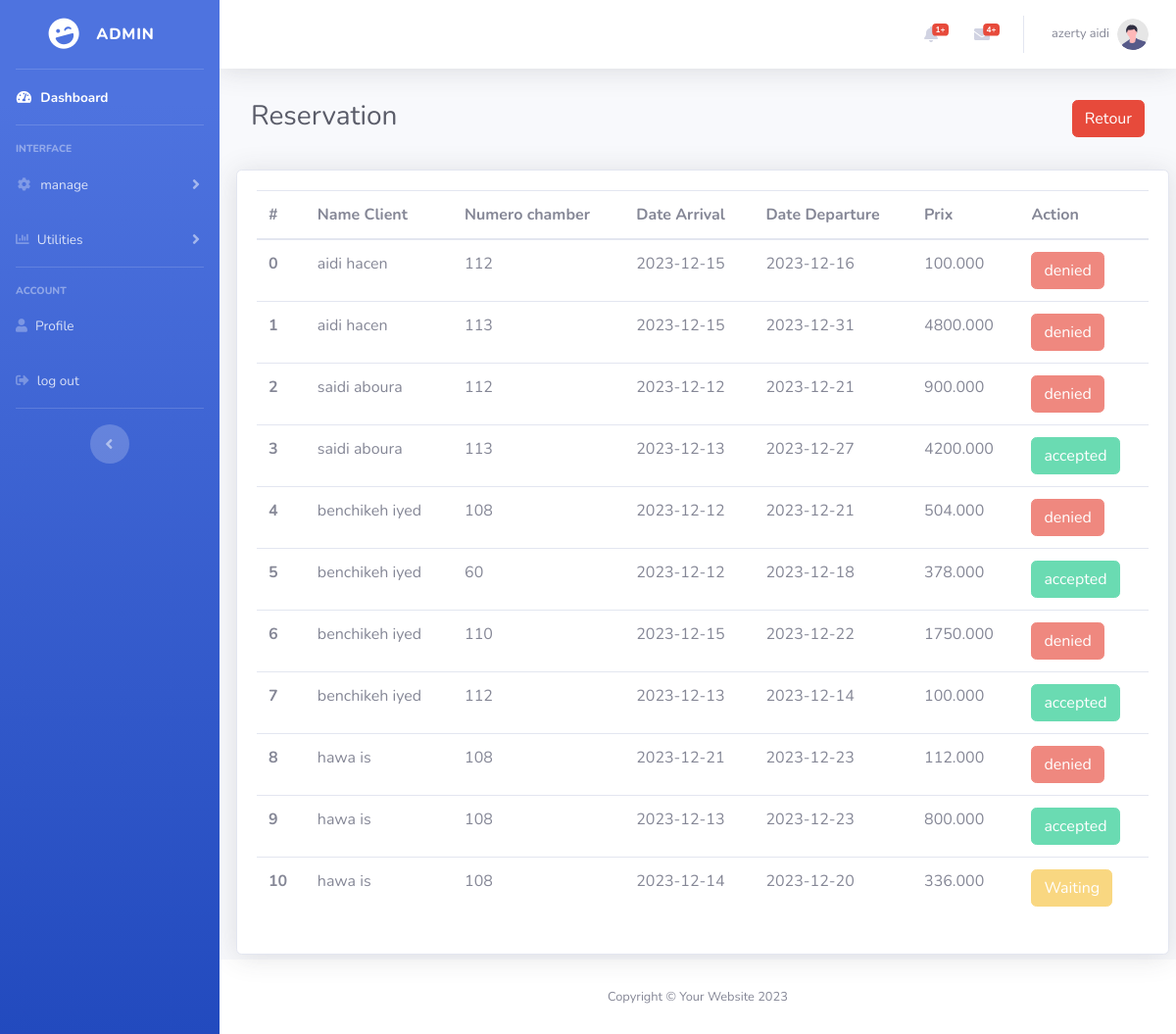
Page /viwes/admin/toutreservation.php (signed in) on the committed database.
### tables this page shows
CREATE TABLE `reservation` (
  `numero` int(11) NOT NULL,
  `date_debut` date NOT NULL,
  `date_fin` date NOT NULL,
  `prix_total` decimal(9,3) NOT NULL,
  `id_client` int(11) NOT NULL,
  `id_chamber` int(11) NOT NULL,
  `confirmation` int(1) NOT NULL
);

CREATE TABLE `client` (
  `num` int(11) NOT NULL,
  `cin` varchar(8) NOT NULL,
  `nom` varchar(20) NOT NULL,
  `prenom` varchar(20) NOT NULL,
  `email` varchar(50) NOT NULL,
  `city` varchar(20) NOT NULL,
  `tel` varchar(8) NOT NULL,
  `mod2passe` varchar(40) NOT NULL
);

CREATE TABLE `chamber` (
  `id` int(11) NOT NULL,
  `nom` varchar(20) NOT NULL,
  `prix` decimal(9,3) NOT NULL,
  `nb_place` int(11) NOT NULL,
  `url_image` varchar(80) NOT NULL,
  `disponibilite` int(1) NOT NULL,
  `numero_chamber` int(11) NOT NULL
);

### database/config.php (called while the page is built, shortened)
<?php
abstract class Connexion {
function __construct()
{
$this->pdo =new PDO('mysql:host=localhost;dbname=hotel','root','');
}
}
?>

### controllers/admincontroller.php (called while the page is built, shortened)
<?php
include_once('../../database/config.php');
class controllerAdmin extends Connexion{
function listadmin($id){
    $query = "select * from admin where id = $id";
    $res = $this->pdo->prepare($query);
    $res->execute();
    return $res;
}
function listreservation($ch){
    $query = "select prenom,cl.nom,numero_chamber,confirmation,id_chamber,id_client,prix_total,date_fin,date_debut,numero from chamber c, client cl , reservation r where c.id = r.id_chamber and cl.num = r.id_client and r.confirmation = 0 ".$ch;
    $res = $this->pdo->prepare($query);
    $res->execute();
    return $res;
}
function toutreservation(){
    $query = "select prenom,cl.nom,numero_chamber,confirmation,id_chamber,id_client,prix_total,date_fin,date_debut,numero from chamber c, client cl , reservation r where c.id = r.id_chamber and cl.num = r.id_client";
    $res = $this->pdo->prepare($query);
    $res->execute();
    return $res;
}
function listcontact($ch){
    $query = "select * from contact where reading = 0 ".$ch;
    $res = $this->pdo->prepare($query);
    $res->execute();
    return $res;
}
}
?>

### viwes/admin/toutreservation.php (the view, shortened to what this page needs)
<?php
include_once("../../controllers/admincontroller.php");
$controller = new  controllerAdmin();
$res = $controller->listadmin($_SESSION["idadmin"])->fetch();
$listres = $controller->listreservation("LIMIT 3");
$n = $listres->rowCount();
$countcontact = $controller->listcontact("")->rowCount();
$reservation = $controller->toutreservation();
?>
<!DOCTYPE html>
<html lang="en">
<head>
    <link href="vendor/fontawesome-free/css/all.min.css" rel="stylesheet" type="text/css">
    <link href="./css/style.css" rel="stylesheet" type="text/css">
    <link href="css/sb-admin-2.min.css" rel="stylesheet">
</head>
<body id="page-top">
    <div id="wrapper">
        <ul class="navbar-nav bg-gradient-primary sidebar sidebar-dark accordion" id="accordionSidebar">
            <a class="sidebar-brand d-flex align-items-center justify-content-center" href="index.html">
                <div class="sidebar-brand-icon rotate-n-15">
                    <i class="fas fa-laugh-wink"></i>
                </div>
                <div class="sidebar-brand-text mx-3">Admin</div>
            </a>
            <hr class="sidebar-divider my-0">
            <li class="nav-item active">
                <a class="nav-link" href="dashboard.php">
                    <i class="fas fa-fw fa-tachometer-alt"></i>
                    <span>Dashboard</span></a>
            </li>
            <hr class="sidebar-divider">
            <div class="sidebar-heading">
                Interface
            </div>
            <li class="nav-item">
                <a class="nav-link collapsed" href="#" data-toggle="collapse" data-target="#collapseTwo"
                    aria-expanded="true" aria-controls="collapseTwo">
                    <i class="fas fa-fw fa-cog"></i>
                    <span>manage</span>
                </a>
            </li>
            <li class="nav-item">
                <a class="nav-link collapsed" href="#" data-toggle="collapse" data-target="#collapseUtilities"
                    aria-expanded="true" aria-controls="collapseUtilities">
                    <i class="fas fa-chart-bar"></i>
                    <span>Utilities</span>
                </a>
            </li>
            <hr class="sidebar-divider">
            <div class="sidebar-heading">
            ACCOUNT
            </div>
            <li class="nav-item">
                <a class="nav-link" href="profile.php">
                <i class="fa fa-user"></i>
                    <span>Profile</span></a>
            </li>
            <li class="nav-item">
                <a class="nav-link" href="logout.php">
                <i class="fas fa-sign-out-alt" ></i>
                    <span>log out</span></a>
            </li>
            <hr class="sidebar-divider d-none d-md-block">
            <div class="text-center d-none d-md-inline">
                <button class="rounded-circle border-0" id="sidebarToggle"></button>
            </div>
        </ul>
        <div id="content-wrapper" class="d-flex flex-column">
            <div id="content">
                <nav class="navbar navbar-expand navbar-light bg-white topbar mb-4 static-top shadow">
                    <ul class="navbar-nav ml-auto">
                        <li class="nav-item dropdown no-arrow mx-1">
                            <a class="nav-link dropdown-toggle" href="#" id="alertsDropdown" role="button"
                                data-toggle="dropdown" aria-haspopup="true" aria-expanded="false">
                                <i class="fas fa-bell fa-fw"></i>
                                <span class="badge badge-danger badge-counter"><?php echo $n ?>+</span>
                            </a>
                        </li>
                        <li class="nav-item dropdown no-arrow mx-1">
                            <a class="nav-link dropdown-toggle" href="#" id="messagesDropdown" role="button"
                                data-toggle="dropdown" aria-haspopup="true" aria-expanded="false">
                                <i class="fas fa-envelope fa-fw"></i>
                                <span class="badge badge-danger badge-counter"><?php echo $countcontact ?>+</span>
                            </a>
                        </li>
                        <li class="nav-item dropdown no-arrow">
                            <a class="nav-link dropdown-toggle" href="#" id="userDropdown" role="button"
                                data-toggle="dropdown" aria-haspopup="true" aria-expanded="false">
                                <span class="mr-2 d-none d-lg-inline text-gray-600 small"><?php echo $res[3]." ".$res[4]?></span>
                                <img class="img-profile rounded-circle"
                                    src="img/undraw_profile.svg">
                            </a>
                        </li>
                    </ul>
                </nav>
                <div class="container-fluid">
                    <div class="d-flex">
                    <div class="d-sm-flex align-items-center justify-content-between mb-4 p-2">
                        <h1 class="h3 mb-0 text-gray-800">Reservation</h1>
                    </div>
                    <div class="ml-auto p-2"><a href="listreservation.php"><button type="button" class="btn btn-danger">Retour</button></a></div>
                    </div>
                    <div class="row" >
                    <div class="col-xl-12 col-lg-12 card shadow" style="padding : 20px;margin:5px">
                    <table class="table table-dm">
  <thead>
    <tr>
      <th scope="col">#</th>
      <th scope="col">Name Client</th>
      <th scope="col">Numero chamber</th>
      <th scope="col">Date Arrival</th>
      <th scope="col">Date Departure</th>
      <th scope="col">Prix</th>
      <th scope="col">Action</th>
    </tr>
  </thead>
  <tbody>
       <?php  $i = 0;
       while($l = $reservation->fetch()){
       ?>
    <tr>
      <th scope="row"><?php echo $i ?></th>
      <td><?php echo $l[0]." ".$l[1] ?></td>
      <td><?php echo $l[2] ?></td>
      <td><?php echo $l[8] ?></td>
      <td><?php echo $l[7] ?></td>
      <td><?php echo $l[6] ?></td>
     <td>
     <?php
      if ($l[3] == 0){
    echo "<button type='button' class='btn btn-warning ' disabled>Waiting</button>";
      }else{
        if ($l[3] == 1){
    echo "<button type='button' class='btn btn-success ' disabled>accepted</button>";
        }else{
    echo "<button type='button' class='btn btn-danger ' disabled>denied</button>";
        }
      }
     ?>
       </td>
    </tr>
    <?php
    $i++;}?>
  </tbody>
</table>
            </div>
        </div>
    </div>
</div>
            <footer class="sticky-footer bg-white">
                <div class="container my-auto">
                    <div class="copyright text-center my-auto">
                        <span>Copyright &copy; Your Website 2023</span>
                    </div>
                </div>
            </footer>
        </div>
    </div>
</body>
</html>

### rows in the picture
reservation: id_client.prenom "aidi", id_client.nom "hacen", id_chamber.numero_chamber "112", date_debut "2023-12-15", date_fin "2023-12-16", prix_total "100.000", confirmation "denied"
reservation: id_client.prenom "aidi", id_client.nom "hacen", id_chamber.numero_chamber "113", date_debut "2023-12-15", date_fin "2023-12-31", prix_total "4800.000", confirmation "denied"
reservation: id_client.prenom "saidi", id_client.nom "aboura", id_chamber.numero_chamber "112", date_debut "2023-12-12", date_fin "2023-12-21", prix_total "900.000", confirmation "denied"
reservation: id_client.prenom "saidi", id_client.nom "aboura", id_chamber.numero_chamber "113", date_debut "2023-12-13", date_fin "2023-12-27", prix_total "4200.000", confirmation "accepted"
reservation: id_client.prenom "benchikeh", id_client.nom "iyed", id_chamber.numero_chamber "108", date_debut "2023-12-12", date_fin "2023-12-21", prix_total "504.000", confirmation "denied"
reservation: id_client.prenom "benchikeh", id_client.nom "iyed", id_chamber.numero_chamber "60", date_debut "2023-12-12", date_fin "2023-12-18", prix_total "378.000", confirmation "accepted"
reservation: id_client.prenom "benchikeh", id_client.nom "iyed", id_chamber.numero_chamber "110", date_debut "2023-12-15", date_fin "2023-12-22", prix_total "1750.000", confirmation "denied"
reservation: id_client.prenom "benchikeh", id_client.nom "iyed", id_chamber.numero_chamber "112", date_debut "2023-12-13", date_fin "2023-12-14", prix_total "100.000", confirmation "accepted"
reservation: id_client.prenom "hawa", id_client.nom "is", id_chamber.numero_chamber "108", date_debut "2023-12-21", date_fin "2023-12-23", prix_total "112.000", confirmation "denied"
reservation: id_client.prenom "hawa", id_client.nom "is", id_chamber.numero_chamber "108", date_debut "2023-12-13", date_fin "2023-12-23", prix_total "800.000", confirmation "accepted"
reservation: id_client.prenom "hawa", id_client.nom "is", id_chamber.numero_chamber "108", date_debut "2023-12-14", date_fin "2023-12-20", prix_total "336.000", confirmation "Waiting"

### other values in the picture
$n "1"
$countcontact "4"
$res[3] "azerty"
$res[4] "aidi"
